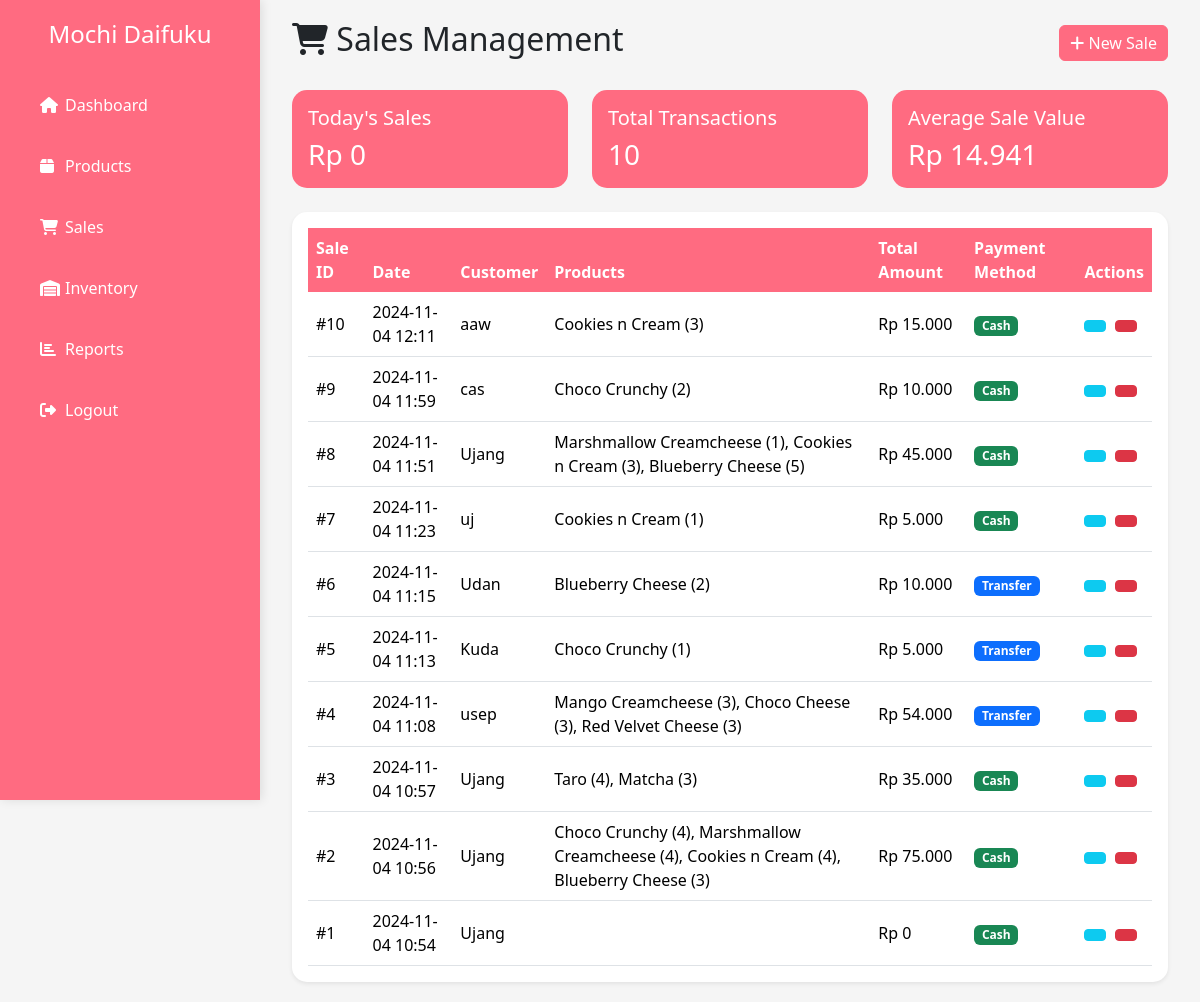
Screenshot of /Admin/sales.php with the database file from the repository.
### tables this page shows
CREATE TABLE `sales` (
  `sale_id` int(11) NOT NULL,
  `transaction_date` timestamp NOT NULL DEFAULT current_timestamp(),
  `total_amount` decimal(10,2) DEFAULT NULL,
  `payment_method` enum('cash','transfer','qris') DEFAULT 'cash',
  `customer_name` varchar(100) DEFAULT NULL,
  `notes` text DEFAULT NULL
);

### Admin/sales.php (the view, shortened to what this page needs)
<?php
require_once '../config.php';
try {
    $result = mysqli_query($conn, "SELECT s.*,
        GROUP_CONCAT(CONCAT(p.name, ' (', sd.quantity, ')') SEPARATOR ', ') as products,
        SUM(sd.subtotal) as total_amount
        FROM sales s
        LEFT JOIN sale_details sd ON s.sale_id = sd.sale_id
        LEFT JOIN products p ON sd.product_id = p.product_id
        GROUP BY s.sale_id
        ORDER BY s.transaction_date DESC");
    $sales = mysqli_fetch_all($result, MYSQLI_ASSOC);
} catch (Exception $e) {
    die("Error: " . $e->getMessage());
}
?>
<!DOCTYPE html>
<html lang="en">
<head>
    <link href="https://cdn.jsdelivr.net/npm/bootstrap@5.3.2/dist/css/bootstrap.min.css" rel="stylesheet">
    <link rel="stylesheet" href="https://cdnjs.cloudflare.com/ajax/libs/font-awesome/6.4.2/css/all.min.css">
</head>
<body>
    <div class="sidebar" id="sidebar">
    <div class="sidebar-header">
        <h4>Mochi Daifuku</h4>
    </div>
    <ul class="nav flex-column">
        <li class="nav-item">
            <a class="nav-link" href="dashboard.php">
            <i class="fas fa-home"></i></i> Dashboard
            </a>
        </li>
        <li class="nav-item">
            <a class="nav-link" href="products.php">
                <i class="fas fa-box"></i> Products
            </a>
        </li>
        <li class="nav-item">
            <a class="nav-link active" href="sales.php">
                <i class="fas fa-shopping-cart"></i> Sales
            </a>
        </li>
        <li class="nav-item">
            <a class="nav-link" href="inventory.php">
                <i class="fas fa-warehouse"></i> Inventory
            </a>
        </li>
        <li class="nav-item">
            <a class="nav-link" href="reports.php">
                <i class="fas fa-chart-bar"></i> Reports
            </a>
        </li>
        <li class="nav-item">
            <a class="nav-link" href="../logout.php">
                <i class="fas fa-sign-out-alt"></i> Logout
            </a>
        </li>
    </ul>
</div>
    <div class="main-content" id="mainContent">
        <div class="container-fluid">
            <div class="d-flex justify-content-between align-items-center mb-4">
                <h2><i class="fas fa-shopping-cart"></i> Sales Management</h2>
                <button class="btn btn-primary btn-action" data-bs-toggle="modal" data-bs-target="#addSaleModal">
                    <i class="fas fa-plus"></i> New Sale
                </button>
            </div>
            <div class="row mb-4">
                <div class="col-md-4">
                    <div class="card bg-primary text-white">
                        <div class="card-body">
                            <h5 class="card-title">Today's Sales</h5>
                            <h3 class="mb-0">
                                <?php
                                $today_sales = mysqli_query($conn, "SELECT SUM(subtotal) as total FROM sale_details
                                    JOIN sales ON sales.sale_id = sale_details.sale_id
                                    WHERE DATE(transaction_date) = CURDATE()");
                                $today_total = mysqli_fetch_assoc($today_sales)['total'] ?? 0;
                                echo 'Rp ' . number_format($today_total, 0, ',', '.');
                                ?>
                            </h3>
                        </div>
                    </div>
                </div>
                <div class="col-md-4">
                    <div class="card bg-success text-white">
                        <div class="card-body">
                            <h5 class="card-title">Total Transactions</h5>
                            <h3 class="mb-0">
                                <?php
                                $count_sales = mysqli_query($conn, "SELECT COUNT(*) as count FROM sales");
                                echo mysqli_fetch_assoc($count_sales)['count'];
                                ?>
                            </h3>
                        </div>
                    </div>
                </div>
                <div class="col-md-4">
                    <div class="card bg-info text-white">
                        <div class="card-body">
                            <h5 class="card-title">Average Sale Value</h5>
                            <h3 class="mb-0">
                                <?php
                                $avg_sale = mysqli_query($conn, "SELECT AVG(subtotal) as avg FROM sale_details");
                                $avg_value = mysqli_fetch_assoc($avg_sale)['avg'] ?? 0;
                                echo 'Rp ' . number_format($avg_value, 0, ',', '.');
                                ?>
                            </h3>
                        </div>
                    </div>
                </div>
            </div>
            <div class="card shadow-sm">
                <div class="card-body">
                    <div class="table-responsive">
                        <table class="table table-hover">
                            <thead>
                                <tr>
                                    <th>Sale ID</th>
                                    <th>Date</th>
                                    <th>Customer</th>
                                    <th>Products</th>
                                    <th>Total Amount</th>
                                    <th>Payment Method</th>
                                    <th>Actions</th>
                                </tr>
                            </thead>
                            <tbody>
                                <?php foreach ($sales as $index => $sale): ?>
                                <tr class="sale-item" style="animation-delay: <?= $index * 0.1 ?>s">
                                    <td>#<?= $sale['sale_id'] ?></td>
                                    <td><?= date('Y-m-d H:i', strtotime($sale['transaction_date'])) ?></td>
                                    <td><?= htmlspecialchars($sale['customer_name']) ?></td>
                                    <td><?= htmlspecialchars($sale['products']) ?></td>
                                    <td>Rp <?= number_format($sale['total_amount'], 0, ',', '.') ?></td>
                                    <td>
                                        <span class="badge bg-<?= $sale['payment_method'] === 'cash' ? 'success' :
                                            ($sale['payment_method'] === 'transfer' ? 'primary' : 'warning') ?>">
                                            <?= ucfirst($sale['payment_method']) ?>
                                        </span>
                                    </td>
                                    <td>
                                        <button class="btn btn-sm btn-info btn-action me-1"
                                                onclick="viewSale(<?= $sale['sale_id'] ?>)">
                                        </button>
                                        <button class="btn btn-sm btn-danger btn-action"
                                                onclick="deleteSale(<?= $sale['sale_id'] ?>)">
                                        </button>
                                    </td>
                                </tr>
                                <?php endforeach; ?>
                            </tbody>
                        </table>
                    </div>
                </div>
            </div>
        </div>
    </div>
</body>
</html>

### Admin/sales.php (style rules this page uses)
:root { --sidebar-width: 260px; --primary-color: #ff6b81; --secondary-color: #ff6b81; }
body { min-height: 100vh; background-color: #f5f5f5; }
.sidebar { position: fixed; top: 0; left: 0; width: var(--sidebar-width); height: 100vh; background: var(--primary-color); color: white; transition: all 0.3s ease; z-index: 1000; box-shadow: 2px 0 10px rgba(0,0,0,0.1); }
.sidebar-header { padding: 20px; background: var(--secondary-color); text-align: center; }
.nav { display: flex; flex-direction: column; gap: 5px; padding: 0 20px; }
.nav-link { color: white; padding: 15px; transition: all 0.3s ease; display: flex; align-items: center; }
.nav-link i { width: 20px; margin-right: 10px; margin : 5px; }
.nav-item { width: 100%; }
.nav-link:active, .nav-link:visited, .nav-link:focus, .nav-link.active { color: white !important; background: none !important; box-shadow: none !important; outline: none !important; }
.main-content { margin-left: var(--sidebar-width); padding: 20px; transition: all 0.3s ease; }
.card.bg-primary { background-color: #ff6b81 !important; }
.card.bg-success { background-color: #ff6b81 !important; }
.card.bg-info { background-color:#ff6b81 !important; }
.card { border: none; border-radius: 15px; transition: transform 0.3s ease, box-shadow 0.3s ease; overflow: hidden; }
.table { margin-bottom: 0; }
.table th { background-color: var(--primary-color); color: white; border: none; }
.table td { vertical-align: middle; }
.btn-primary { background-color: var(--primary-color); border-color: var(--primary-color); }
.btn-action { padding: 5px 10px; transition: all 0.3s ease; }
.sale-item { animation: fadeIn 0.5s ease-out forwards; opacity: 0; }

### rows the page displays
sales: sale_id "10", transaction_date "2024-11-04 12:11", customer_name "aaw", products "Cookies n Cream (3)", total_amount "15.000", payment_method "Cash"
sales: sale_id "9", transaction_date "2024-11-04 11:59", customer_name "cas", products "Choco Crunchy (2)", total_amount "10.000", payment_method "Cash"
sales: sale_id "8", transaction_date "2024-11-04 11:51", customer_name "Ujang", products "Marshmallow Creamcheese (1), Cookies n Cream (3), Blueberry Cheese (5)", total_amount "45.000", payment_method "Cash"
sales: sale_id "7", transaction_date "2024-11-04 11:23", customer_name "uj", products "Cookies n Cream (1)", total_amount "5.000", payment_method "Cash"
sales: sale_id "6", transaction_date "2024-11-04 11:15", customer_name "Udan", products "Blueberry Cheese (2)", total_amount "10.000", payment_method "Transfer"
sales: sale_id "5", transaction_date "2024-11-04 11:13", customer_name "Kuda", products "Choco Crunchy (1)", total_amount "5.000", payment_method "Transfer"
sales: sale_id "4", transaction_date "2024-11-04 11:08", customer_name "usep", products "Mango Creamcheese (3), Choco Cheese (3), Red Velvet Cheese (3)", total_amount "54.000", payment_method "Transfer"
sales: sale_id "3", transaction_date "2024-11-04 10:57", customer_name "Ujang", products "Taro (4), Matcha (3)", total_amount "35.000", payment_method "Cash"
sales: sale_id "2", transaction_date "2024-11-04 10:56", customer_name "Ujang", products "Choco Crunchy (4), Marshmallow Creamcheese (4), Cookies n Cream (4), Blueberry Cheese (3)", total_amount "75.000", payment_method "Cash"
sales: sale_id "1", transaction_date "2024-11-04 10:54", customer_name "Ujang", total_amount "0", payment_method "Cash"

### other values shown
$today_total "0"
mysqli_fetch_assoc($count_sales)['count'] "10"
$avg_value "14.941"
